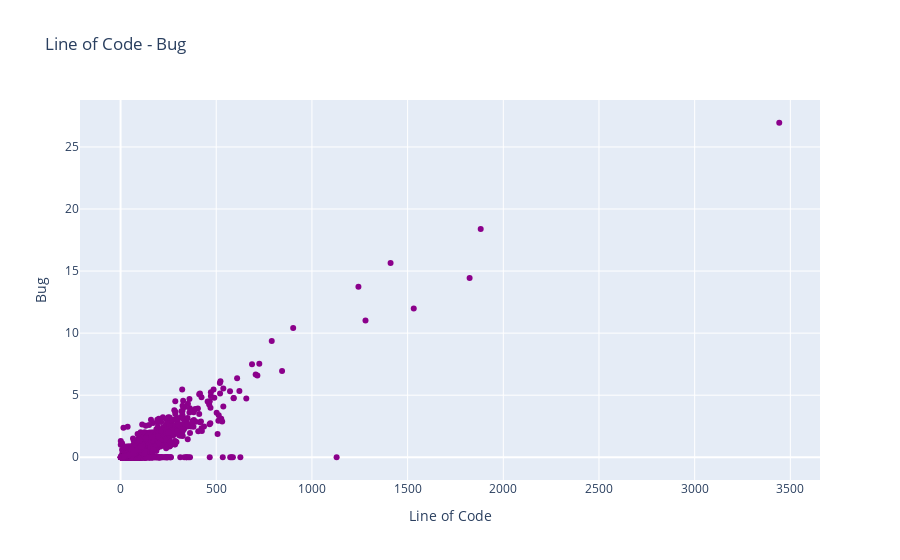

The notebook cell saved with this chart:
### Code cell
#Scatter Plot
trace = go.Scatter(
    x = data['loc'],
    y = data.b,
    mode = "markers",
    name = "Line of Code - Bug",
    marker = dict(color = 'darkmagenta'),
    text = "Bug (b)")

scatter_data = [trace]
scatter_layout = dict(title = 'Line of Code - Bug',
              xaxis = dict(title = 'Line of Code', ticklen = 5),
              yaxis = dict(title = 'Bug' , ticklen = 5),
             )
fig = dict(data = scatter_data, layout = scatter_layout)
iplot(fig)

### Figure 1 — Plotly figure (JSON) as saved in the notebook; plotly's stock layout.template omitted (floating-point values rounded to 4 significant figures; data arrays with more than 128 entries replaced by an {"elided": "..."} marker saying what was removed)
{"data": [{"marker": {"color": "darkmagenta"}, "mode": "markers", "name": "Line of Code - Bug", "text": "Bug (b)", "type": "scatter", "x": {"elided": "10885 float values"}, "y": {"elided": "10885 float values"}}], "layout": {"autosize": true, "title": {"text": "Line of Code - Bug"}, "xaxis": {"autorange": true, "range": [-206.1, 3649.0], "ticklen": 5, "title": {"text": "Line of Code"}, "type": "linear"}, "yaxis": {"autorange": true, "range": [-2.224, 29.17], "ticklen": 5, "title": {"text": "Bug"}, "type": "linear"}}}
